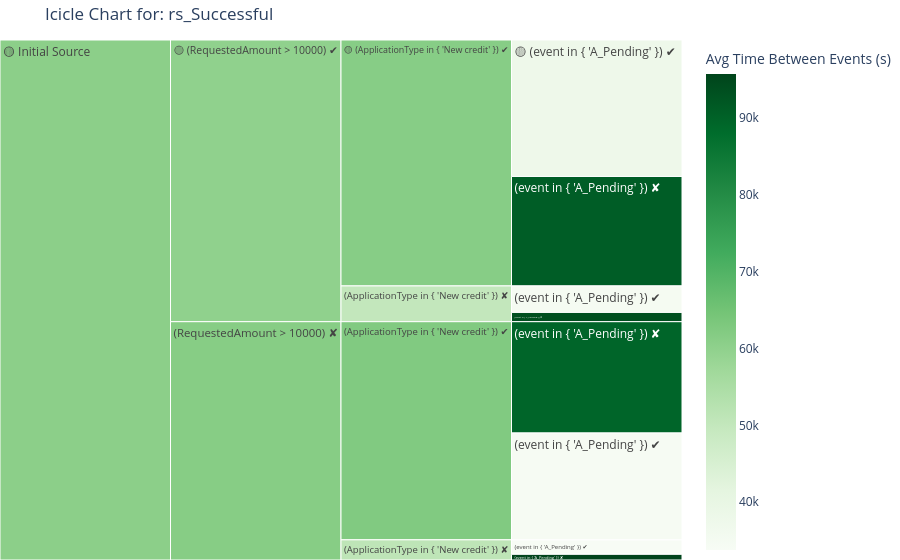

Here is the notebook cell this chart was saved with:
### Code cell
query_exploration_icicle('rs_Successful', log_view, metric='avg_time_between_events', details=False)

### Figure 1 — Plotly figure (JSON) as saved in the notebook; plotly's stock layout.template omitted (floating-point values rounded to 4 significant figures)
{"data": [{"branchvalues": "total", "customdata": [["8,270", "0d 10h 30m", 37810.0], ["6,632", "1d 1h 15m", 90920.0], ["1,606", "0d 9h 40m", 34810.0], ["561", "1d 2h 1m", 93700.0], ["6,473", "0d 9h 33m", 34400.0], ["6,745", "1d 0h 50m", 89400.0], ["879", "0d 9h 22m", 33770.0], ["343", "1d 2h 35m", 95730.0], ["(?)", "(?)", 61440.0], ["(?)", "(?)", 50060.0], ["(?)", "(?)", 62470.0], ["(?)", "(?)", 51160.0], ["(?)", "(?)", 60000.0], ["(?)", "(?)", 61510.0], ["(?)", "(?)", 60690.0]], "domain": {"x": [0, 1], "y": [0, 1]}, "hoverinfo": "skip", "ids": ["🟡 Initial Source/🟡 (RequestedAmount > 10000) ✔/🟡 (ApplicationType in { 'New credit' }) ✔/🟡 (event in { 'A_Pending' }) ✔", "🟡 Initial Source/🟡 (RequestedAmount > 10000) ✔/🟡 (ApplicationType in { 'New credit' }) ✔/(event in { 'A_Pending' }) ✘", "🟡 Initial Source/🟡 (RequestedAmount > 10000) ✔/(ApplicationType in { 'New credit' }) ✘/(event in { 'A_Pending' }) ✔", "🟡 Initial Source/🟡 (RequestedAmount > 10000) ✔/(ApplicationType in { 'New credit' }) ✘/(event in { 'A_Pending' }) ✘", "🟡 Initial Source/(RequestedAmount > 10000) ✘/(ApplicationType in { 'New credit' }) ✔/(event in { 'A_Pending' }) ✔", "🟡 Initial Source/(RequestedAmount > 10000) ✘/(ApplicationType in { 'New credit' }) ✔/(event in { 'A_Pending' }) ✘", "🟡 Initial Source/(RequestedAmount > 10000) ✘/(ApplicationType in { 'New credit' }) ✘/(event in { 'A_Pending' }) ✔", "🟡 Initial Source/(RequestedAmount > 10000) ✘/(ApplicationType in { 'New credit' }) ✘/(event in { 'A_Pending' }) ✘", "🟡 Initial Source/🟡 (RequestedAmount > 10000) ✔/🟡 (ApplicationType in { 'New credit' }) ✔", "🟡 Initial Source/🟡 (RequestedAmount > 10000) ✔/(ApplicationType in { 'New credit' }) ✘", "🟡 Initial Source/(RequestedAmount > 10000) ✘/(ApplicationType in { 'New credit' }) ✔", "🟡 Initial Source/(RequestedAmount > 10000) ✘/(ApplicationType in { 'New credit' }) ✘", "🟡 Initial Source/🟡 (RequestedAmount > 10000) ✔", "🟡 Initial Source/(RequestedAmount > 10000) ✘", "🟡 Initial Source"], "labels": ["🟡 (event in { 'A_Pending' }) ✔", "(event in { 'A_Pending' }) ✘", "(event in { 'A_Pending' }) ✔", "(event in { 'A_Pending' }) ✘", "(event in { 'A_Pending' }) ✔", "(event in { 'A_Pending' }) ✘", "(event in { 'A_Pending' }) ✔", "(event in { 'A_Pending' }) ✘", "🟡 (ApplicationType in { 'New credit' }) ✔", "(ApplicationType in { 'New credit' }) ✘", "(ApplicationType in { 'New credit' }) ✔", "(ApplicationType in { 'New credit' }) ✘", "🟡 (RequestedAmount > 10000) ✔", "(RequestedAmount > 10000) ✘", "🟡 Initial Source"], "marker": {"coloraxis": "coloraxis", "colors": [37810.0, 90920.0, 34810.0, 93700.0, 34400.0, 89400.0, 33770.0, 95730.0, 61440.0, 50060.0, 62470.0, 51160.0, 60000.0, 61510.0, 60690.0]}, "name": "", "parents": ["🟡 Initial Source/🟡 (RequestedAmount > 10000) ✔/🟡 (ApplicationType in { 'New credit' }) ✔", "🟡 Initial Source/🟡 (RequestedAmount > 10000) ✔/🟡 (ApplicationType in { 'New credit' }) ✔", "🟡 Initial Source/🟡 (RequestedAmount > 10000) ✔/(ApplicationType in { 'New credit' }) ✘", "🟡 Initial Source/🟡 (RequestedAmount > 10000) ✔/(ApplicationType in { 'New credit' }) ✘", "🟡 Initial Source/(RequestedAmount > 10000) ✘/(ApplicationType in { 'New credit' }) ✔", "🟡 Initial Source/(RequestedAmount > 10000) ✘/(ApplicationType in { 'New credit' }) ✔", "🟡 Initial Source/(RequestedAmount > 10000) ✘/(ApplicationType in { 'New credit' }) ✘", "🟡 Initial Source/(RequestedAmount > 10000) ✘/(ApplicationType in { 'New credit' }) ✘", "🟡 Initial Source/🟡 (RequestedAmount > 10000) ✔", "🟡 Initial Source/🟡 (RequestedAmount > 10000) ✔", "🟡 Initial Source/(RequestedAmount > 10000) ✘", "🟡 Initial Source/(RequestedAmount > 10000) ✘", "🟡 Initial Source", "🟡 Initial Source", ""], "type": "icicle", "values": [8270.0, 6632.0, 1606.0, 561.0, 6473.0, 6745.0, 879.0, 343.0, 14900.0, 2167.0, 13220.0, 1222.0, 17070.0, 14440.0, 31510.0]}], "layout": {"coloraxis": {"colorbar": {"title": {"text": "Avg Time Between Events (s)"}}, "colorscale": [[0, "rgb(247,252,245)"], [0.125, "rgb(229,245,224)"], [0.25, "rgb(199,233,192)"], [0.375, "rgb(161,217,155)"], [0.5, "rgb(116,196,118)"], [0.625, "rgb(65,171,93)"], [0.75, "rgb(35,139,69)"], [0.875, "rgb(0,109,44)"], [1, "rgb(0,68,27)"]]}, "legend": {"tracegroupgap": 0}, "margin": {"b": 0, "l": 0, "r": 0, "t": 40}, "title": {"text": "Icicle Chart for: rs_Successful"}}}
